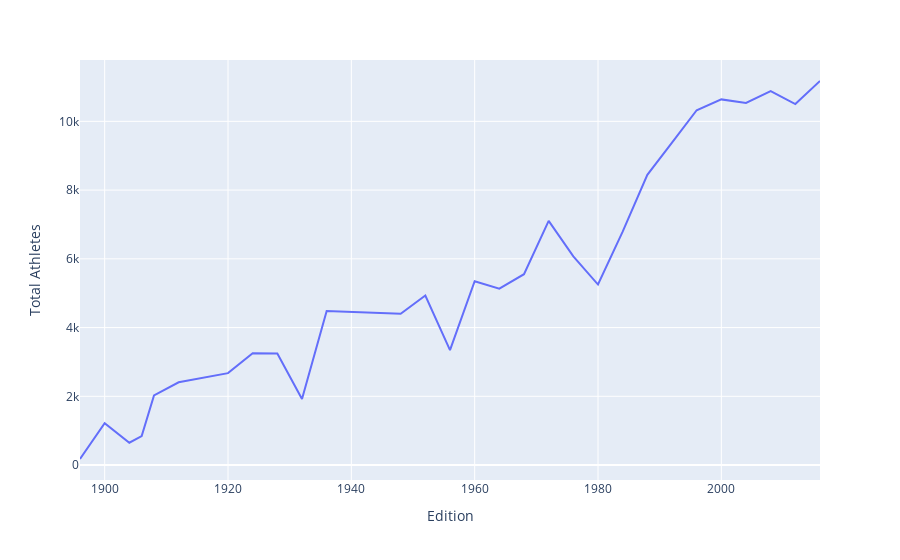

Here is the notebook cell this chart was saved with:
### Markdown cell above
#### Over the years how many athletes participated in Olympics

### Code cell
year_vs_athlete=df.drop_duplicates(['Year','Name'])['Year'].value_counts().reset_index().sort_values('index')
year_vs_athlete.rename(columns={'index':'Edition','Year':'Total Athletes'},inplace=True)
fig=px.line(year_vs_athlete, x='Edition', y="Total Athletes")
fig.show()

### Figure 1 — Plotly figure (JSON) as saved in the notebook; plotly's stock layout.template omitted (floating-point values rounded to 4 significant figures)
{"data": [{"hovertemplate": "Edition=%{x}<br>Total Athletes=%{y}<extra></extra>", "legendgroup": "", "line": {"color": "#636efa", "dash": "solid"}, "marker": {"symbol": "circle"}, "mode": "lines", "name": "", "orientation": "v", "showlegend": false, "type": "scatter", "x": [1896, 1900, 1904, 1906, 1908, 1912, 1920, 1924, 1928, 1932, 1936, 1948, 1952, 1956, 1960, 1964, 1968, 1972, 1976, 1980, 1984, 1988, 1992, 1996, 2000, 2004, 2008, 2012, 2016], "xaxis": "x", "y": [176, 1220, 650, 841, 2024, 2409, 2675, 3256, 3246, 1922, 4482, 4402, 4931, 3346, 5348, 5134, 5552, 7105, 6070, 5252, 6791, 8443, 9380, 10324, 10639, 10537, 10880, 10502, 11174], "yaxis": "y"}], "layout": {"legend": {"tracegroupgap": 0}, "margin": {"t": 60}, "xaxis": {"anchor": "y", "domain": [0, 1], "title": {"text": "Edition"}}, "yaxis": {"anchor": "x", "domain": [0, 1], "title": {"text": "Total Athletes"}}}}
